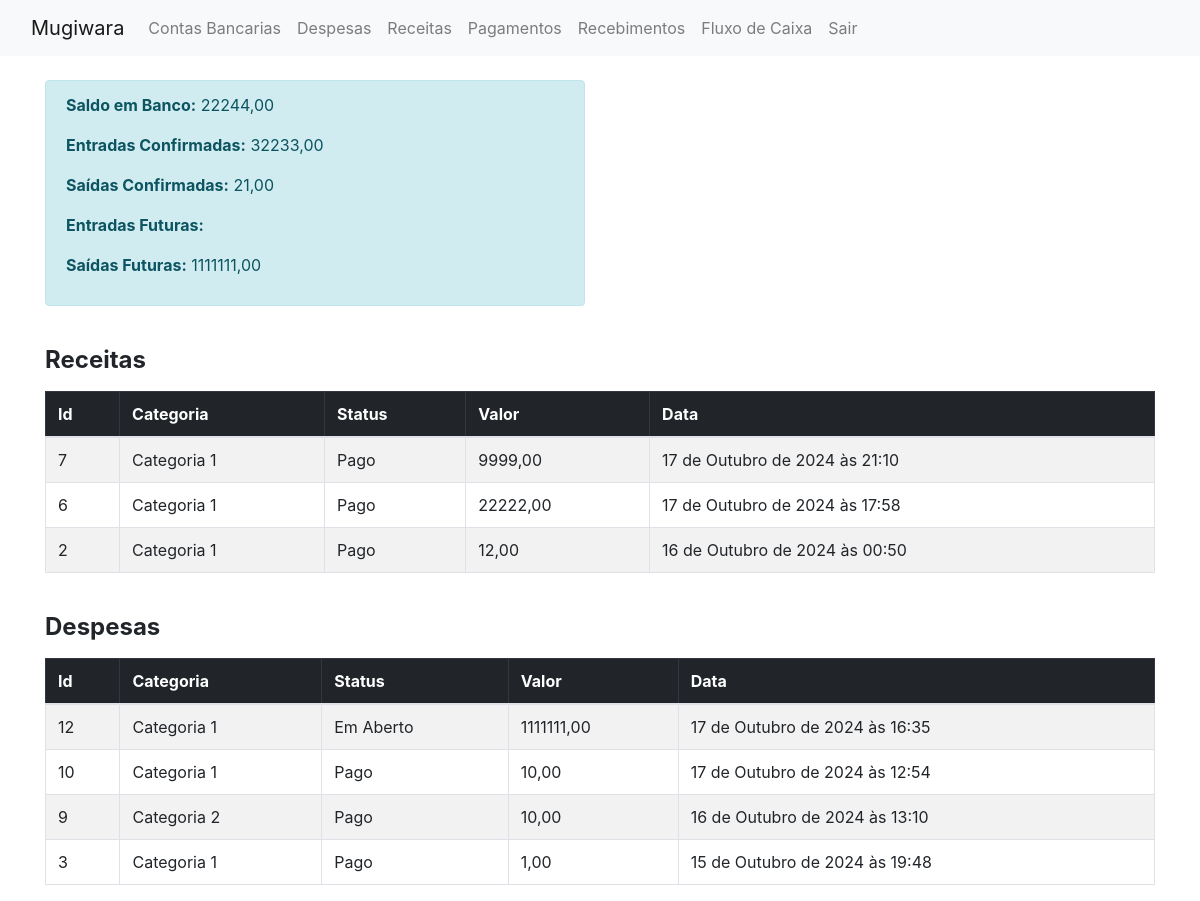
Page / (signed in) on the earlier database version.
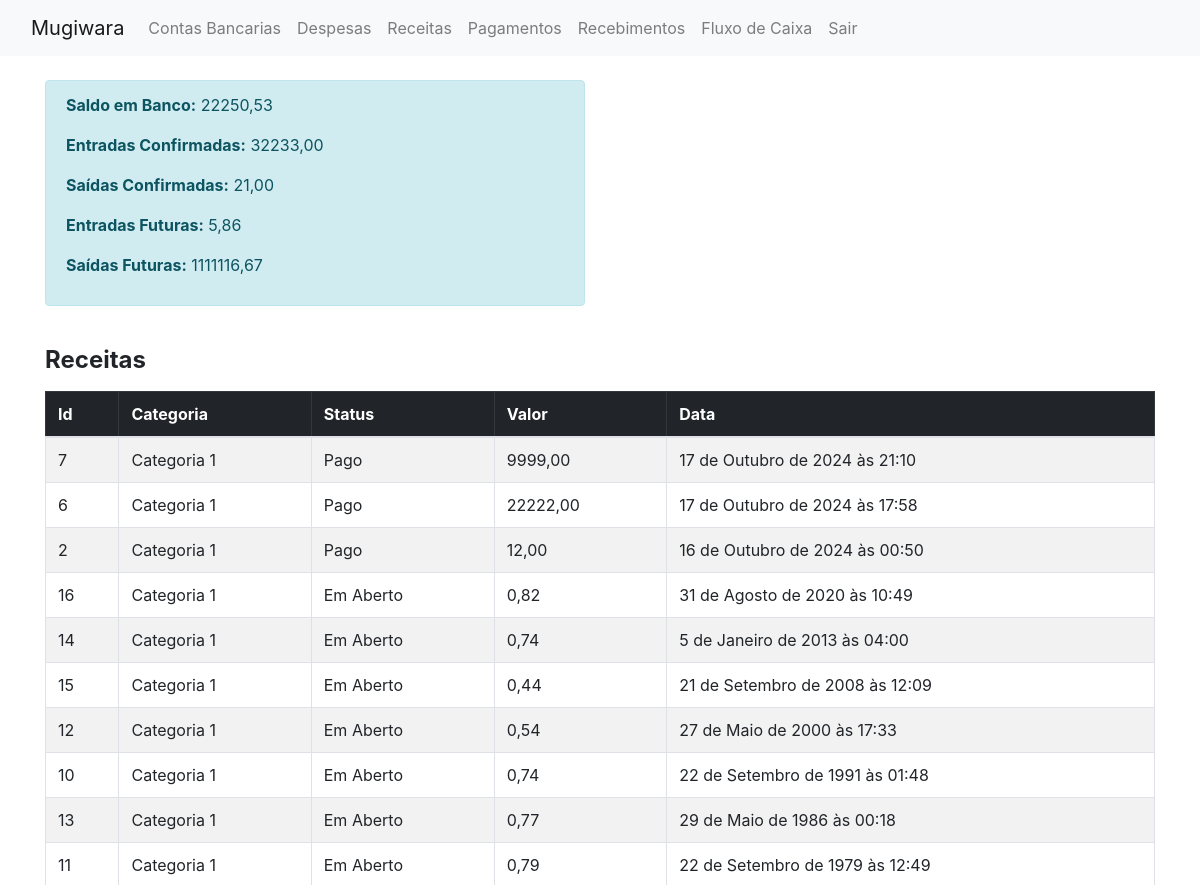
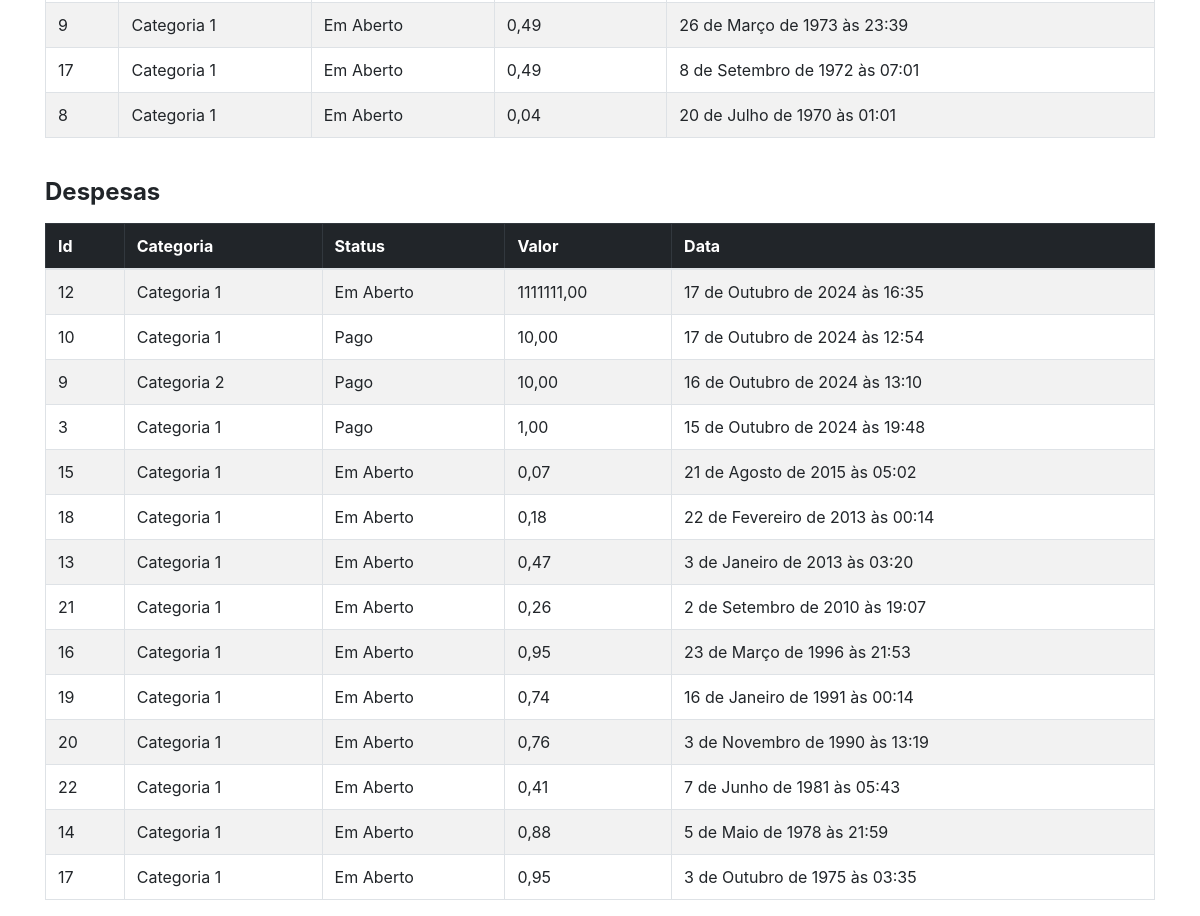
Same page on the later database version (2 pictures, top to bottom).
### mugiwara/models/receita.py (models this page shows, shortened)
class receita(models.Model):
    class status_choices(models.IntegerChoices):
        ABERTO = 1, "Em Aberto"
        PAGO = 2, "Pago"
    descricao = models.TextField()
    data_vencimento = models.DateField(auto_now=False, auto_now_add=False)
    valor = models.DecimalField(decimal_places=2, max_digits=9)
    categoria = models.IntegerField(
        choices = categoria_choices_receita,
        default = categoria_choices_receita.C1
    )
    status = models.IntegerField(
        choices = status_choices,
        default = status_choices.ABERTO
    )
    created_at = models.DateTimeField(auto_now_add=True)
    class Meta:
        ordering = ['-created_at']

### mugiwara/models/despesa.py (models this page shows, shortened)
class despesa(models.Model):
    descricao = models.TextField()
    data_vencimento = models.DateField(auto_now=False, auto_now_add=False)
    valor = models.DecimalField(decimal_places=2, max_digits=9)
    categoria = models.IntegerField(
        choices = categoria_choices,
        default = categoria_choices.C1
    )
    status = models.IntegerField(
        choices = status_choices,
        default = status_choices.ABERTO
    )
    created_at = models.DateTimeField(auto_now_add=True, auto_created=True)
    class Meta:
        ordering = ['-created_at']

### mugiwara/views.py (the view)
# urls.py: path("", views.index, name="index"),
@login_required
def index(request):
    saldo_contas = conta_bancaria.objects.aggregate(saldo_atual=Sum('saldo_atual'))['saldo_atual']
    entradas_confirmadas = receita.objects.filter(status=2).aggregate(total_receita=Sum('valor'))['total_receita']
    entradas_futuras = receita.objects.filter(status=1).aggregate(total_receita=Sum('valor'))['total_receita']
    saidas_confirmadas = despesa.objects.filter(status=2).aggregate(total_despesa=Sum('valor'))['total_despesa']
    saidas_futuras = despesa.objects.filter(status=1).aggregate(total_despesa=Sum('valor'))['total_despesa']
    contas = conta_bancaria.objects.all()
    receitas = receita.objects.all()
    despesas = despesa.objects.all()
    context = {
        'saldo_atual': saldo_contas if saldo_contas else '0,00',
        'entradas_confirmadas': entradas_confirmadas if entradas_confirmadas else '0,00',
        'entradas_futuras': entradas_futuras if entradas_futuras else '0,00',
        'saidas_confirmadas': saidas_confirmadas if saidas_confirmadas else '0,00',
        'saidas_futuras': saidas_futuras if saidas_futuras else '0,00',
        'receitas': receitas,
        'despesas': despesas,
        'contas': contas,
    }
    return render(request, "mugiwara/index.html", context)

### mugiwara/templates/mugiwara/index.html (shortened to what this page needs)
{% extends 'layout.html' %}
{% load crispy_forms_tags %}
{% block content %}
<div class="container mt-4">
    <div class="row">
        <div class="col-md-6">
            <div class="alert alert-info">
                <p><strong>Saldo em Banco:</strong> {{saldo_atual|floatformat:2}}</p>
                <p><strong>Entradas Confirmadas:</strong> {{entradas_confirmadas|floatformat:2}}</p>
                <p><strong>Saídas Confirmadas:</strong> {{saidas_confirmadas|floatformat:2}}</p>
                <p><strong>Entradas Futuras:</strong> {{entradas_futuras|floatformat:2}}</p>
                <p><strong>Saídas Futuras:</strong> {{saidas_futuras|floatformat:2}}</p>
            </div>
        </div>
    </div>
    <div class="row mt-4">
        <div class="col-md-12">
            <h4 class="mb-3"><strong>Receitas</strong></h4>
            <table class="table table-striped table-hover table-bordered">
                <thead class="table-dark">
                    <tr>
                        <th scope="col">Id</th>
                        <th scope="col">Categoria</th>
                        <th scope="col">Status</th>
                        <th scope="col">Valor</th>
                        <th scope="col">Data</th>
                    </tr>
                </thead>
                <tbody>
                    {% for receita in receitas %}
                        <tr>
                            <td>{{receita.id}}</td>
                            <td>{{receita.get_categoria_display}}</td>
                            <td>{{receita.get_status_display}}</td>
                            <td>{{receita.valor}}</td>
                            <td>{{receita.created_at}}</td>
                        </tr>
                    {% endfor %}
                </tbody>
            </table>
        </div>
    </div>
    <div class="row mt-4">
        <div class="col-md-12">
            <h4 class="mb-3"><strong>Despesas</strong></h4>
            <table class="table table-striped table-hover table-bordered">
                <thead class="table-dark">
                    <tr>
                        <th scope="col">Id</th>
                        <th scope="col">Categoria</th>
                        <th scope="col">Status</th>
                        <th scope="col">Valor</th>
                        <th scope="col">Data</th>
                    </tr>
                </thead>
                <tbody>
                {% for despesa in despesas %}
                <tr>
                    <td>{{despesa.id}}</td>
                    <td>{{despesa.get_categoria_display}}</td>
                    <td>{{despesa.get_status_display}}</td>
                    <td>{{despesa.valor}}</td>
                    <td>{{despesa.created_at}}</td>
                </tr>
                {% endfor %}
                </tbody>
            </table>
        </div>
    </div>
</div>
{% endblock %}

Differences in the rows shown:
added receita: id "16", categoria "Categoria 1", status "Em Aberto", valor "0,82", created_at "31 de Agosto de 2020 às 10:49"
added receita: id "14", categoria "Categoria 1", status "Em Aberto", valor "0,74", created_at "5 de Janeiro de 2013 às 04:00"
added receita: id "15", categoria "Categoria 1", status "Em Aberto", valor "0,44", created_at "21 de Setembro de 2008 às 12:09"
added receita: id "12", categoria "Categoria 1", status "Em Aberto", valor "0,54", created_at "27 de Maio de 2000 às 17:33"
added receita: id "10", categoria "Categoria 1", status "Em Aberto", valor "0,74", created_at "22 de Setembro de 1991 às 01:48"
added receita: id "13", categoria "Categoria 1", status "Em Aberto", valor "0,77", created_at "29 de Maio de 1986 às 00:18"
added receita: id "11", categoria "Categoria 1", status "Em Aberto", valor "0,79", created_at "22 de Setembro de 1979 às 12:49"
added receita: id "9", categoria "Categoria 1", status "Em Aberto", valor "0,49", created_at "26 de Março de 1973 às 23:39"
added receita: id "17", categoria "Categoria 1", status "Em Aberto", valor "0,49", created_at "8 de Setembro de 1972 às 07:01"
added receita: id "8", categoria "Categoria 1", status "Em Aberto", valor "0,04", created_at "20 de Julho de 1970 às 01:01"
added despesa: id "15", categoria "Categoria 1", status "Em Aberto", valor "0,07", created_at "21 de Agosto de 2015 às 05:02"
added despesa: id "18", categoria "Categoria 1", status "Em Aberto", valor "0,18", created_at "22 de Fevereiro de 2013 às 00:14"
added despesa: id "13", categoria "Categoria 1", status "Em Aberto", valor "0,47", created_at "3 de Janeiro de 2013 às 03:20"
added despesa: id "21", categoria "Categoria 1", status "Em Aberto", valor "0,26", created_at "2 de Setembro de 2010 às 19:07"
added despesa: id "16", categoria "Categoria 1", status "Em Aberto", valor "0,95", created_at "23 de Março de 1996 às 21:53"
added despesa: id "19", categoria "Categoria 1", status "Em Aberto", valor "0,74", created_at "16 de Janeiro de 1991 às 00:14"
added despesa: id "20", categoria "Categoria 1", status "Em Aberto", valor "0,76", created_at "3 de Novembro de 1990 às 13:19"
added despesa: id "22", categoria "Categoria 1", status "Em Aberto", valor "0,41", created_at "7 de Junho de 1981 às 05:43"
added despesa: id "14", categoria "Categoria 1", status "Em Aberto", valor "0,88", created_at "5 de Maio de 1978 às 21:59"
added despesa: id "17", categoria "Categoria 1", status "Em Aberto", valor "0,95", created_at "3 de Outubro de 1975 às 03:35"
Other differences:
{{ saldo_atual|floatformat:2 }}: "22244,00" → "22250,53"
{{ entradas_futuras|floatformat:2 }}: (not shown) → "5,86"
{{ saidas_futuras|floatformat:2 }}: "1111111,00" → "1111116,67"
